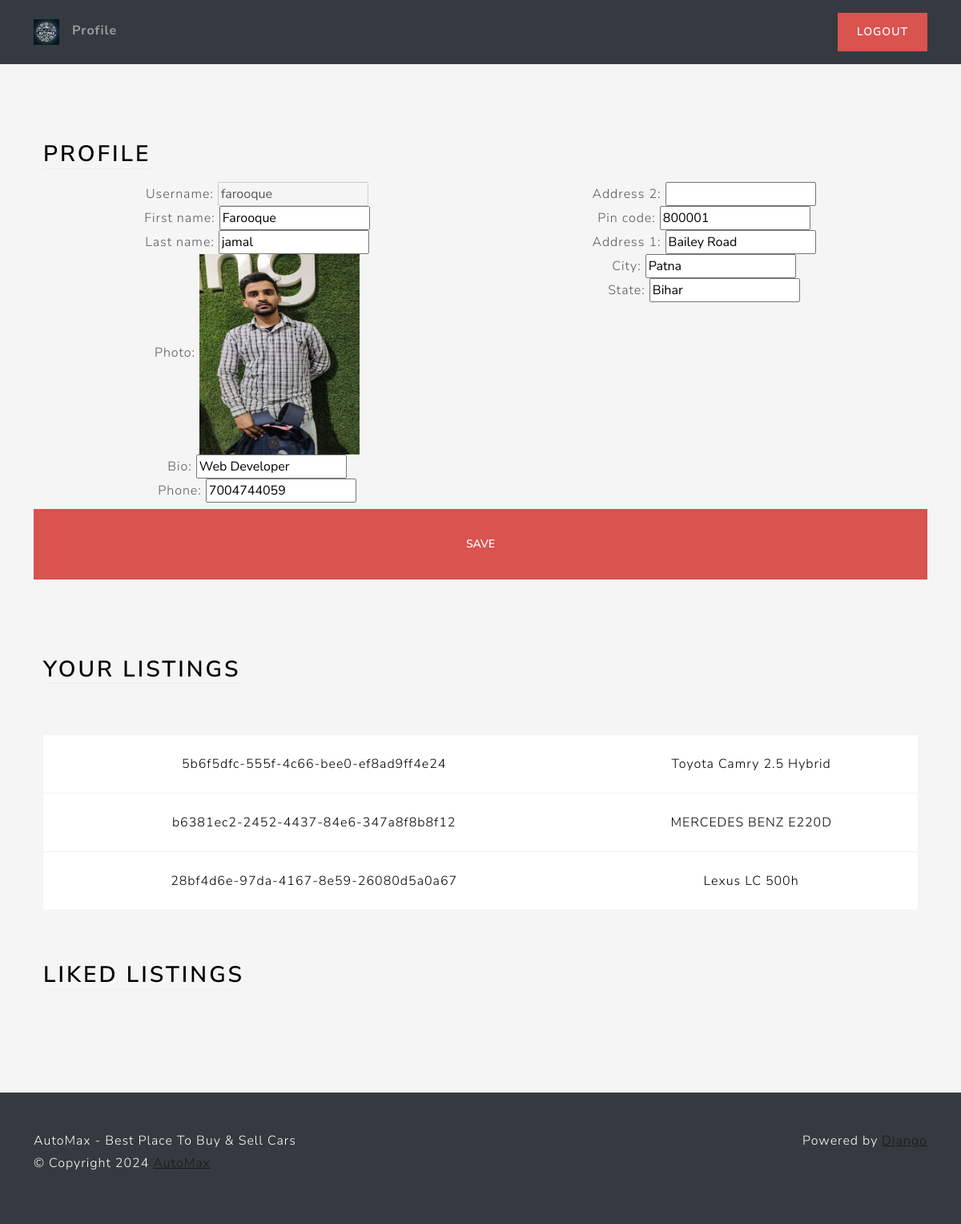
/profile/ (signed in), run on the app's committed database.
### users/models.py (models this page shows, shortened)
class Profile(models.Model):
    user = models.OneToOneField(User,on_delete=models.CASCADE)
    photo = models.ImageField(upload_to=user_directory_path,null=True)
    bio = models.CharField(max_length=140,blank=True)
    phone = models.CharField(max_length=10,blank=True)
    location = models.OneToOneField(Location,on_delete=models.SET_NULL,null=True)

class Location(models.Model):
    address_1 = models.CharField(max_length=128, blank=True)
    address_2 = models.CharField(max_length=128,blank=True)
    city = models.CharField(max_length=64)
    state = models.CharField(max_length=25,default='Bihar')
    pin_code = models.CharField(max_length=6,blank=True)

### main/models.py (models this page shows, shortened)
class Listing(models.Model):
    id = models.UUIDField(primary_key=True, default=uuid.uuid4,unique=True, editable=False)
    created_at = models.DateTimeField(auto_now_add=True)
    updated_at = models.DateTimeField(auto_now=True)
    seller = models.ForeignKey(Profile,on_delete=models.CASCADE)
    brand = models.CharField(max_length=26,choices=CARS_BRANDS,default=None)
    model = models.CharField(max_length=64,)
    mileage = models.IntegerField(default=0)
    color = models.CharField(max_length=24)
    description = models.TextField()
    engine = models.CharField(max_length=24,)
    transmission = models.CharField(max_length=24,choices=TRANSMISSION_OPTIONS,default=None)
    location = models.OneToOneField(Location,on_delete=models.SET_NULL,null=True)
    image = models.ImageField(upload_to=user_listing_path)

### users/views.py (the view, shortened to what this page needs)
# urls.py: path('profile/',ProfileView.as_view(),name='profile'),
@method_decorator(login_required,name='dispatch')
class ProfileView(View):
     def get(self,request):
          user_listings = Listing.objects.filter(seller=request.user.profile)
          user_liked_listings = LikedListing.objects.filter(profile=request.user.profile).all()
          user_form = UserForm(instance=request.user)
          profile_form = ProfileForm(instance=request.user.profile)
          location_form = LocationForm(instance=request.user.profile.location)
          return render(request, 'views/profile.html',{'user_form':user_form,'profile_form':profile_form,'location_form':location_form,
          'user_listings':user_listings,
          'user_liked_listings':user_liked_listings,})

### users/forms.py
class UserForm(forms.ModelForm):
    username = forms.CharField(disabled=True)
    class Meta:
        model = User
        fields = ('username','first_name','last_name')

class ProfileForm(forms.ModelForm):
    photo = forms.ImageField(widget=CustomPictureImageFieldWidget)
    class Meta:
        model = Profile
        fields = ('photo','bio','phone')

### users/widgets.py (called while the page is built)
    def render(self,name,value,attrs=None,**kwargs):
        default_html = super().render(name,value,attrs,**kwargs)
        img_html = mark_safe(f'<img src="{value.url}" width="200" height="250" />')
        return f'{img_html}'

### users/templates/views/profile.html (shortened to what this page needs)
{% extends "base/base.html" %} {% load static %} {% block 'body' %}
<div class="container-fluid text-center py-5">
  <div class="container px-4 py-5" id="hanging-icons">
    <div class="row g-4">
      <div class="col d-flex align-items-start">
        <div>
          <h2 class="mb-3 border-bottom" style="color: black">Profile</h2>
        </div>
      </div>
    </div>
    <form action="" method="post" enctype="multipart/form-data">
      <div class="row">
        <div class="col-6">{{ user_form}} {{ profile_form }}</div>
        <div class="col-6">{{ location_form }}</div>
        <br />
        <button class="mt-2 btn btn-lg btn-danger" type="submit" value="Submit">
          Save
        </button>
      </div>
    </form>
  </div>
  <div class="container px-4">
    <div class="row g-4 py-5">
      <div class="col d-flex align-items-start">
        <div>
          <h2 class="mb-3 border-bottom" style="color: black">Your Listings</h2>
        </div>
      </div>
    </div>
    <table class="table table-hover">
      <tbody>
        {% for listing in user_listings %}
        <tr>
          <td>{{listing.id}}</td>
          <td>{{listing.model}}</td>
        </tr>
        {% endfor %}
      </tbody>
    </table>
  </div>
  <div class="container px-4">
    <div class="row g-4 py-5">
      <div class="col d-flex align-items-start">
        <div>
          <h2 class="mb-3 border-bottom" style="color: black">
            Liked Listings
          </h2>
        </div>
      </div>
    </div>
  </div>
</div>
{% endblock %}

### data on the page
Profile: bio+phone (picture), bio "Web Developer", phone "7004744059"
Location: pin_code "800001", address_1 "Bailey Road", city "Patna", state "Bihar"
Listing: id "5b6f5dfc-555f-4c66-bee0-ef8ad9ff4e24", model "Toyota Camry 2.5 Hybrid"
Listing: id "b6381ec2-2452-4437-84e6-347a8f8b8f12", model "MERCEDES BENZ E220D"
Listing: id "28bf4d6e-97da-4167-8e59-26080d5a0a67", model "Lexus LC 500h"
